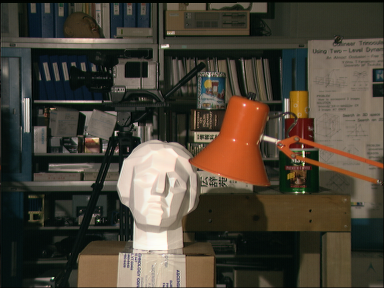
%> input picture Images/original images/tsukuba-imL.png, 384 x 288 px
$ octave finalv1.m   (GNU Octave 9; MATLAB toolbox functions it lacks are replaced by stand-ins)
%> lines starting %> are read from the running program, lines starting %| are printed output that depends on the picture

windowsize = 7;
maxdisparity = 16;
Ileft = im2double(rgb2gray(imread('tsukuba-imL.png')));
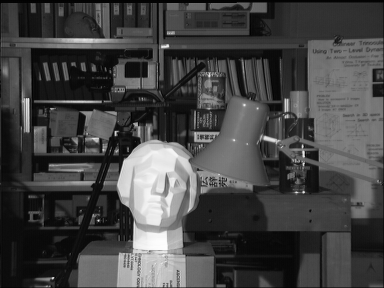
%> Ileft: size 288x384 double; min 0, max 0.992, mean 0.268
Iright = im2double(rgb2gray(imread('tsukuba-imR.png')));
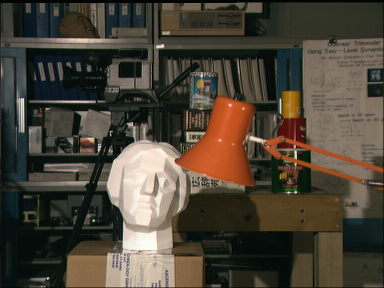
%> input picture Images/original images/tsukuba-imR.png, 384 x 288 px
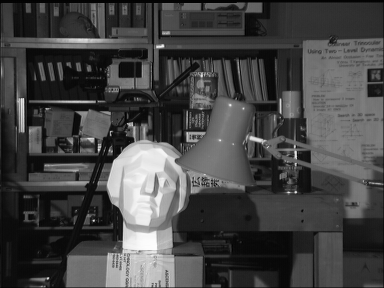
%> Iright: size 288x384 double; min 0, max 0.996, mean 0.269

[rows, columns, planes] = size(Ileft);
%> rows = 288; columns = 384; planes = 1

result = zeros(rows,columns);
ssds = zeros(rows,columns);

for i=1+windowsize:rows-windowsize
    for j=1+windowsize:columns-windowsize-maxdisparity
        bestD=0;
        bestSSD=65532;
        for d=1:maxdisparity
            patchR=Iright(i-windowsize:i+windowsize, j-windowsize:j+windowsize);
            patchL=Ileft(i-windowsize:i+windowsize, j-windowsize+d:j+windowsize+d);
            SSD = sum(sum((patchL - patchR).^2));
            if(SSD < bestSSD)
                bestSSD = SSD;
                bestD = d;
            end
        end
        ssds(i,j) = bestSSD;
        result(i,j)=bestD;
    end
end
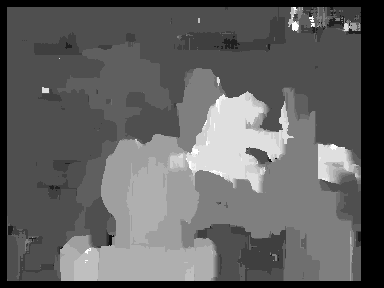
%> result: size 288x384 double; min 0, max 16, mean 6.13; drawn with min black and max white
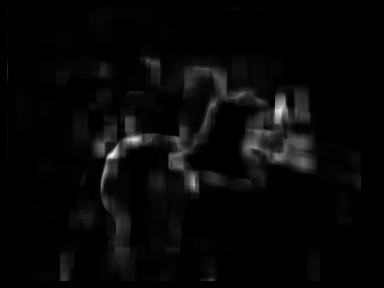
%> ssds: size 288x384 double; min 0, max 8.54, mean 0.259; drawn with min black and max white
result1=result/16;
figure,imshow(result1);
figure,imagesc(result);
%> after `imagesc(result)`:
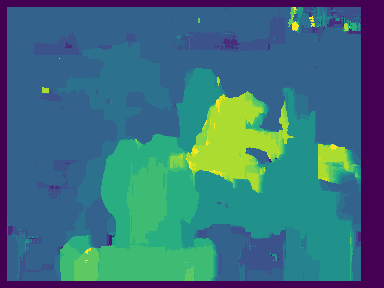
%> displayed picture: size 288x384x3, on the screen's scale of 0 to 255; mean R, G, B 58, 112.2, 125.5
